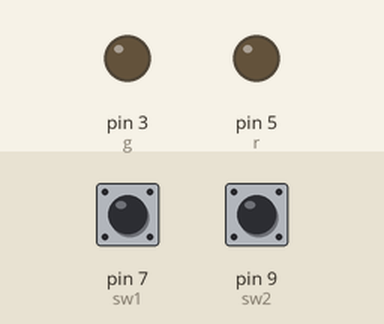
Bench run of a sketch on a simulated Arduino Uno, built with avr-gcc and run on an emulated ATmega328P. Parts: output pins drawn as LEDs (lit = HIGH). The inputs (shaded band) are chosen by the test bench; at power-on: pin 7 (sw1) LOW, pin 9 (sw2) LOW. What the sketch prints to the serial monitor is not drawn.

Above: at 1.8 s.
1.9 s: pin 7 (sw1) pulled HIGH for 0.6 s
At 2.4 s:
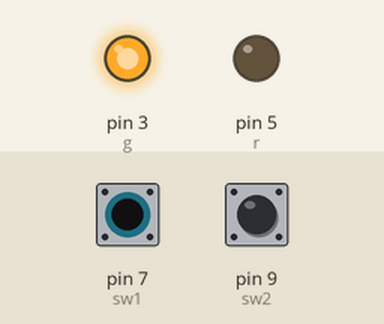
4.0 s: pin 9 (sw2) pulled HIGH for 0.6 s
At 4.4 s:
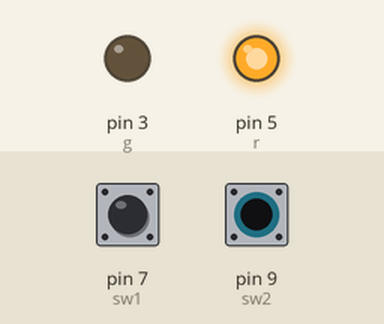
6.5 s: pin 9 (sw2) pulled HIGH for 3.2 s
At 11.2 s:
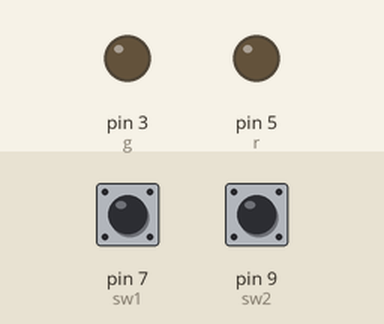
11.5 s: pin 7 (sw1) pulled HIGH for 3.2 s
At 12.6 s:
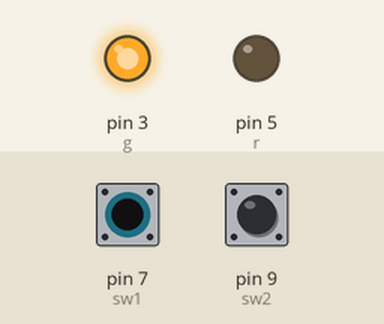
Timing chart, 0 to 16.5 s (numbered marks = the images above; inputs shaded):
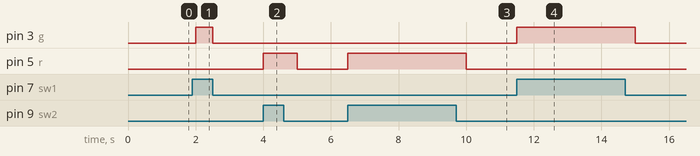

The sketch:

Arduino14.ino.ino
```cpp
int g=3;
int r=5;
int sw1=7;
int sw2=9;
int s1=0;
int s2=0;
void setup() {
  // put your setup code here, to run once:
pinMode(g, OUTPUT); //to mention which pin number to produce OUTPUT
pinMode(r, OUTPUT);
pinMode(sw1, INPUT);
pinMode(sw2, INPUT);

Serial.begin(9600);   //9600-to mention frequency value
}

void loop() {
  // put your main code here, to run repeatedly:
int s1=digitalRead(sw1);
int s2=digitalRead(sw2);

if(s1==1)
{
  digitalWrite(g,HIGH);
  Serial.print("GREEN");
  delay(500);
}
else if(s2==1)
{
  digitalWrite(r,HIGH);
  Serial.print("RED");
  delay(500);
}
else if((s1==1) && (s2==1))
{
  digitalWrite(g,HIGH);
  digitalWrite(r,HIGH);
  Serial.print("GGRR");
  delay(500);
}
else
{
  digitalWrite(g,LOW);
  digitalWrite(r,LOW);
  Serial.print("OFF");
  delay(500);
}
}
```

Measured:
- after the input at 1.9 s, pin 3 (g): LOW → HIGH after 0.10 s, → LOW 0.50 s later
- after the input at 4.0 s, pin 5 (r): LOW → HIGH at once, → LOW 1.0 s later
- after the input at 6.5 s, pin 5 (r): LOW → HIGH at once, → LOW 3.5 s later
- after the input at 11.5 s, pin 3 (g): LOW → HIGH at once, → LOW 3.5 s later
